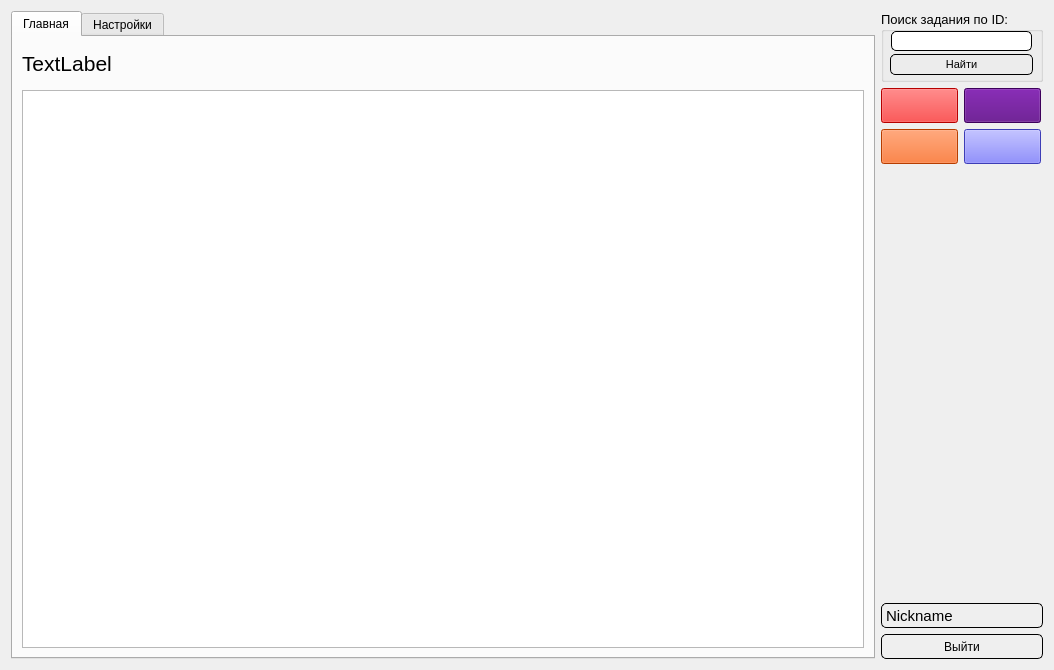
<?xml version="1.0" encoding="UTF-8"?>
<ui version="4.0">
 <class>Form</class>
 <widget class="QWidget" name="Form">
  <property name="geometry">
   <rect>
    <x>0</x>
    <y>0</y>
    <width>1054</width>
    <height>670</height>
   </rect>
  </property>
  <property name="windowTitle">
   <string>MathBattle для разработчиков</string>
  </property>
  <layout class="QGridLayout" name="gridLayout_4">
   <item row="0" column="0">
    <layout class="QGridLayout" name="gridLayout_3">
     <item row="3" column="2">
      <widget class="QLabel" name="Nickname_small">
       <property name="minimumSize">
        <size>
         <width>162</width>
         <height>25</height>
        </size>
       </property>
       <property name="maximumSize">
        <size>
         <width>162</width>
         <height>25</height>
        </size>
       </property>
       <property name="font">
        <font>
         <pointsize>11</pointsize>
        </font>
       </property>
       <property name="focusPolicy">
        <enum>Qt::NoFocus</enum>
       </property>
       <property name="styleSheet">
        <string notr="true">border: 1px solid black;
border-radius: 5px;</string>
       </property>
       <property name="frameShape">
        <enum>QFrame::Box</enum>
       </property>
       <property name="text">
        <string>Nickname</string>
       </property>
      </widget>
     </item>
     <item row="4" column="2">
      <widget class="QPushButton" name="ButtonExit">
       <property name="sizePolicy">
        <sizepolicy hsizetype="Fixed" vsizetype="Fixed">
         <horstretch>0</horstretch>
         <verstretch>0</verstretch>
        </sizepolicy>
       </property>
       <property name="minimumSize">
        <size>
         <width>162</width>
         <height>25</height>
        </size>
       </property>
       <property name="maximumSize">
        <size>
         <width>162</width>
         <height>25</height>
        </size>
       </property>
       <property name="toolTip">
        <string>Выйти из аккаунта</string>
       </property>
       <property name="styleSheet">
        <string notr="true">border: 1px solid black;
border-radius: 5px;</string>
       </property>
       <property name="text">
        <string>Выйти</string>
       </property>
      </widget>
     </item>
     <item row="1" column="2">
      <layout class="QGridLayout" name="gridLayout">
       <item row="0" column="1">
        <widget class="QPushButton" name="open_user_tasks_button">
         <property name="minimumSize">
          <size>
           <width>77</width>
           <height>35</height>
          </size>
         </property>
         <property name="maximumSize">
          <size>
           <width>75</width>
           <height>35</height>
          </size>
         </property>
         <property name="font">
          <font>
           <family>Comic Sans MS</family>
           <pointsize>10</pointsize>
          </font>
         </property>
         <property name="styleSheet">
          <string notr="true">color: rgb(255, 255, 255);
background-color: rgb(85, 0, 127);</string>
         </property>
         <property name="text">
          <string/>
         </property>
         <property name="icon">
          <iconset>
           <normaloff>C:/Users/Антон/Desktop/data/img/user.jpg</normaloff>C:/Users/Антон/Desktop/data/img/user.jpg</iconset>
         </property>
        </widget>
       </item>
       <item row="0" column="0">
        <widget class="QPushButton" name="del_task_button">
         <property name="minimumSize">
          <size>
           <width>77</width>
           <height>35</height>
          </size>
         </property>
         <property name="maximumSize">
          <size>
           <width>75</width>
           <height>35</height>
          </size>
         </property>
         <property name="font">
          <font>
           <family>Comic Sans MS</family>
           <pointsize>10</pointsize>
          </font>
         </property>
         <property name="styleSheet">
          <string notr="true">color: rgb(255, 255, 255);
background-color: rgb(255, 0, 0);</string>
         </property>
         <property name="text">
          <string/>
         </property>
         <property name="icon">
          <iconset>
           <normaloff>C:/Users/Антон/Desktop/data/img/delite.png</normaloff>C:/Users/Антон/Desktop/data/img/delite.png</iconset>
         </property>
        </widget>
       </item>
       <item row="1" column="0">
        <widget class="QPushButton" name="del_user_button">
         <property name="minimumSize">
          <size>
           <width>77</width>
           <height>35</height>
          </size>
         </property>
         <property name="maximumSize">
          <size>
           <width>75</width>
           <height>35</height>
          </size>
         </property>
         <property name="font">
          <font>
           <family>Comic Sans MS</family>
           <pointsize>10</pointsize>
          </font>
         </property>
         <property name="styleSheet">
          <string notr="true">color: rgb(255, 255, 255);
background-color: rgb(255, 85, 0);</string>
         </property>
         <property name="text">
          <string/>
         </property>
         <property name="icon">
          <iconset>
           <normaloff>C:/Users/Антон/Desktop/data/img/del_user.jpg</normaloff>C:/Users/Антон/Desktop/data/img/del_user.jpg</iconset>
         </property>
        </widget>
       </item>
       <item row="1" column="1">
        <widget class="QPushButton" name="update_tasks_button">
         <property name="minimumSize">
          <size>
           <width>77</width>
           <height>35</height>
          </size>
         </property>
         <property name="maximumSize">
          <size>
           <width>75</width>
           <height>35</height>
          </size>
         </property>
         <property name="font">
          <font>
           <family>Comic Sans MS</family>
           <pointsize>10</pointsize>
          </font>
         </property>
         <property name="styleSheet">
          <string notr="true">color: rgb(255, 255, 255);
background-color: rgb(85, 85, 255);</string>
         </property>
         <property name="text">
          <string/>
         </property>
         <property name="icon">
          <iconset>
           <normaloff>C:/Users/Антон/Desktop/data/img/update.jpg</normaloff>C:/Users/Антон/Desktop/data/img/update.jpg</iconset>
         </property>
        </widget>
       </item>
      </layout>
     </item>
     <item row="0" column="2">
      <widget class="QGroupBox" name="groupBox_2">
       <property name="sizePolicy">
        <sizepolicy hsizetype="Preferred" vsizetype="Preferred">
         <horstretch>141</horstretch>
         <verstretch>51</verstretch>
        </sizepolicy>
       </property>
       <property name="minimumSize">
        <size>
         <width>162</width>
         <height>71</height>
        </size>
       </property>
       <property name="maximumSize">
        <size>
         <width>162</width>
         <height>71</height>
        </size>
       </property>
       <property name="sizeIncrement">
        <size>
         <width>141</width>
         <height>71</height>
        </size>
       </property>
       <property name="baseSize">
        <size>
         <width>141</width>
         <height>51</height>
        </size>
       </property>
       <property name="font">
        <font>
         <pointsize>10</pointsize>
        </font>
       </property>
       <property name="title">
        <string>Поиск задания по ID:</string>
       </property>
       <widget class="QLineEdit" name="lineSearch">
        <property name="geometry">
         <rect>
          <x>10</x>
          <y>20</y>
          <width>141</width>
          <height>20</height>
         </rect>
        </property>
        <property name="styleSheet">
         <string notr="true">border: 1px solid black;
font: 75 10pt &quot;MS Shell Dlg 2&quot;;

border-radius: 5px;</string>
        </property>
       </widget>
       <widget class="QPushButton" name="ButtonFindTask">
        <property name="geometry">
         <rect>
          <x>9</x>
          <y>43</y>
          <width>143</width>
          <height>21</height>
         </rect>
        </property>
        <property name="sizePolicy">
         <sizepolicy hsizetype="Minimum" vsizetype="Minimum">
          <horstretch>0</horstretch>
          <verstretch>0</verstretch>
         </sizepolicy>
        </property>
        <property name="minimumSize">
         <size>
          <width>143</width>
          <height>21</height>
         </size>
        </property>
        <property name="maximumSize">
         <size>
          <width>143</width>
          <height>21</height>
         </size>
        </property>
        <property name="sizeIncrement">
         <size>
          <width>171</width>
          <height>27</height>
         </size>
        </property>
        <property name="baseSize">
         <size>
          <width>171</width>
          <height>27</height>
         </size>
        </property>
        <property name="font">
         <font>
          <pointsize>8</pointsize>
         </font>
        </property>
        <property name="cursor">
         <cursorShape>PointingHandCursor</cursorShape>
        </property>
        <property name="focusPolicy">
         <enum>Qt::WheelFocus</enum>
        </property>
        <property name="toolTip">
         <string>Найти задачу по ID</string>
        </property>
        <property name="styleSheet">
         <string notr="true">border: 1px solid black;
border-radius: 5px;  </string>
        </property>
        <property name="text">
         <string>Найти</string>
        </property>
       </widget>
      </widget>
     </item>
     <item row="2" column="2">
      <spacer name="verticalSpacer">
       <property name="orientation">
        <enum>Qt::Vertical</enum>
       </property>
       <property name="sizeHint" stdset="0">
        <size>
         <width>20</width>
         <height>323</height>
        </size>
       </property>
      </spacer>
     </item>
     <item row="0" column="1" rowspan="5">
      <widget class="QTabWidget" name="tabWidget">
       <property name="enabled">
        <bool>true</bool>
       </property>
       <property name="styleSheet">
        <string notr="true"/>
       </property>
       <property name="currentIndex">
        <number>0</number>
       </property>
       <widget class="QWidget" name="MainPage">
        <attribute name="title">
         <string>Главная</string>
        </attribute>
        <layout class="QGridLayout" name="gridLayout_2">
         <property name="topMargin">
          <number>14</number>
         </property>
         <property name="verticalSpacing">
          <number>14</number>
         </property>
         <item row="1" column="0">
          <widget class="QTableWidget" name="tableWidget">
           <property name="verticalScrollMode">
            <enum>QAbstractItemView::ScrollPerPixel</enum>
           </property>
           <property name="horizontalScrollMode">
            <enum>QAbstractItemView::ScrollPerPixel</enum>
           </property>
          </widget>
         </item>
         <item row="0" column="0">
          <widget class="QLabel" name="labelStatus">
           <property name="font">
            <font>
             <pointsize>16</pointsize>
            </font>
           </property>
           <property name="text">
            <string>TextLabel</string>
           </property>
          </widget>
         </item>
        </layout>
       </widget>
       <widget class="QWidget" name="SettingsPage">
        <attribute name="title">
         <string>Настройки</string>
        </attribute>
        <layout class="QGridLayout" name="gridLayout_11">
         <item row="0" column="0">
          <widget class="QGroupBox" name="groupBox_5">
           <property name="font">
            <font>
             <pointsize>16</pointsize>
            </font>
           </property>
           <property name="title">
            <string>Настройки</string>
           </property>
           <layout class="QGridLayout" name="gridLayout_8">
            <item row="1" column="0">
             <spacer name="verticalSpacer_2">
              <property name="orientation">
               <enum>Qt::Vertical</enum>
              </property>
              <property name="sizeHint" stdset="0">
               <size>
                <width>20</width>
                <height>40</height>
               </size>
              </property>
             </spacer>
            </item>
            <item row="0" column="0">
             <widget class="QGroupBox" name="groupBox_1">
              <property name="minimumSize">
               <size>
                <width>361</width>
                <height>71</height>
               </size>
              </property>
              <property name="maximumSize">
               <size>
                <width>16777215</width>
                <height>71</height>
               </size>
              </property>
              <property name="font">
               <font>
                <pointsize>12</pointsize>
               </font>
              </property>
              <property name="toolTip">
               <string>Сметить тему</string>
              </property>
              <property name="toolTipDuration">
               <number>-5</number>
              </property>
              <property name="title">
               <string>Тема</string>
              </property>
              <layout class="QGridLayout" name="gridLayout_9">
               <item row="0" column="0">
                <widget class="QRadioButton" name="Button_1_1">
                 <property name="font">
                  <font>
                   <pointsize>10</pointsize>
                  </font>
                 </property>
                 <property name="cursor">
                  <cursorShape>PointingHandCursor</cursorShape>
                 </property>
                 <property name="text">
                  <string>Светлая</string>
                 </property>
                </widget>
               </item>
               <item row="0" column="1">
                <spacer name="horizontalSpacer_3">
                 <property name="orientation">
                  <enum>Qt::Horizontal</enum>
                 </property>
                 <property name="sizeType">
                  <enum>QSizePolicy::Fixed</enum>
                 </property>
                 <property name="sizeHint" stdset="0">
                  <size>
                   <width>70</width>
                   <height>20</height>
                  </size>
                 </property>
                </spacer>
               </item>
               <item row="0" column="2">
                <widget class="QRadioButton" name="Button_1_2">
                 <property name="font">
                  <font>
                   <pointsize>10</pointsize>
                  </font>
                 </property>
                 <property name="cursor">
                  <cursorShape>PointingHandCursor</cursorShape>
                 </property>
                 <property name="text">
                  <string>Тёмная</string>
                 </property>
                </widget>
               </item>
               <item row="0" column="3">
                <spacer name="horizontalSpacer_4">
                 <property name="orientation">
                  <enum>Qt::Horizontal</enum>
                 </property>
                 <property name="sizeHint" stdset="0">
                  <size>
                   <width>575</width>
                   <height>20</height>
                  </size>
                 </property>
                </spacer>
               </item>
              </layout>
             </widget>
            </item>
           </layout>
          </widget>
         </item>
         <item row="1" column="0">
          <layout class="QHBoxLayout" name="horizontalLayout_2">
           <property name="spacing">
            <number>0</number>
           </property>
           <item>
            <spacer name="horizontalSpacer_2">
             <property name="orientation">
              <enum>Qt::Horizontal</enum>
             </property>
             <property name="sizeType">
              <enum>QSizePolicy::Expanding</enum>
             </property>
             <property name="sizeHint" stdset="0">
              <size>
               <width>40</width>
               <height>20</height>
              </size>
             </property>
            </spacer>
           </item>
           <item>
            <widget class="QPushButton" name="ButtonAccept">
             <property name="minimumSize">
              <size>
               <width>100</width>
               <height>23</height>
              </size>
             </property>
             <property name="maximumSize">
              <size>
               <width>100</width>
               <height>23</height>
              </size>
             </property>
             <property name="font">
              <font>
               <pointsize>8</pointsize>
              </font>
             </property>
             <property name="cursor">
              <cursorShape>PointingHandCursor</cursorShape>
             </property>
             <property name="toolTip">
              <string/>
             </property>
             <property name="text">
              <string>Применить</string>
             </property>
            </widget>
           </item>
          </layout>
         </item>
        </layout>
       </widget>
      </widget>
     </item>
    </layout>
   </item>
  </layout>
 </widget>
 <resources/>
 <connections/>
</ui>
